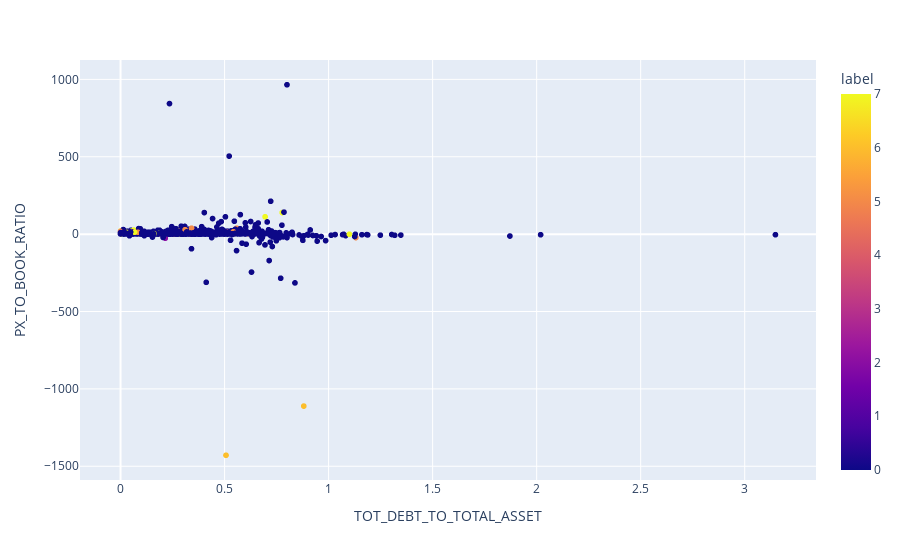

Notebook code cell kept with this figure:
### Code cell
px.scatter(data_frame=df_original, x='TOT_DEBT_TO_TOTAL_ASSET', y='PX_TO_BOOK_RATIO', color = 'label', hover_data=['ticker', 'netmargin', 'PX_FREE_CASH_FLOW'])

### Figure 1 — Plotly figure (JSON) as saved in the notebook; plotly's stock layout.template omitted (floating-point values rounded to 4 significant figures; data arrays with more than 128 entries replaced by an {"elided": "..."} marker saying what was removed)
{"data": [{"customdata": {"elided": "1487x3 mixed values"}, "hovertemplate": "TOT_DEBT_TO_TOTAL_ASSET=%{x}<br>PX_TO_BOOK_RATIO=%{y}<br>ticker=%{customdata[0]}<br>netmargin=%{customdata[1]}<br>PX_FREE_CASH_FLOW=%{customdata[2]}<br>label=%{marker.color}<extra></extra>", "legendgroup": "", "marker": {"color": {"elided": "1487 int values"}, "coloraxis": "coloraxis", "symbol": "circle"}, "mode": "markers", "name": "", "showlegend": false, "type": "scattergl", "x": {"elided": "1487 float values"}, "xaxis": "x", "y": {"elided": "1487 float values"}, "yaxis": "y"}], "layout": {"coloraxis": {"colorbar": {"title": {"text": "label"}}, "colorscale": [[0, "#0d0887"], [0.1111, "#46039f"], [0.2222, "#7201a8"], [0.3333, "#9c179e"], [0.4444, "#bd3786"], [0.5556, "#d8576b"], [0.6667, "#ed7953"], [0.7778, "#fb9f3a"], [0.8889, "#fdca26"], [1, "#f0f921"]]}, "legend": {"tracegroupgap": 0}, "margin": {"t": 60}, "xaxis": {"anchor": "y", "domain": [0, 1], "title": {"text": "TOT_DEBT_TO_TOTAL_ASSET"}}, "yaxis": {"anchor": "x", "domain": [0, 1], "title": {"text": "PX_TO_BOOK_RATIO"}}}}
